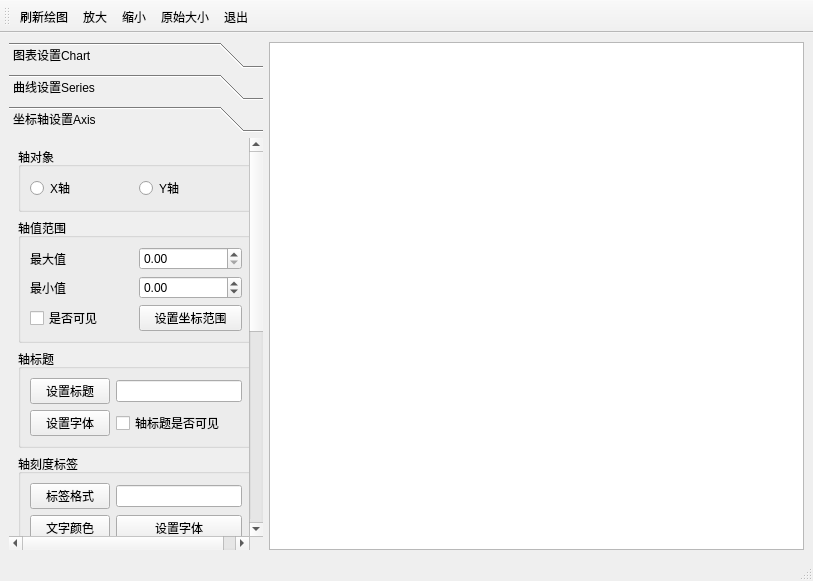
<?xml version="1.0" encoding="UTF-8"?>
<ui version="4.0">
 <class>MainWindow</class>
 <widget class="QMainWindow" name="MainWindow">
  <property name="geometry">
   <rect>
    <x>0</x>
    <y>0</y>
    <width>813</width>
    <height>581</height>
   </rect>
  </property>
  <property name="windowTitle">
   <string>MainWindow</string>
  </property>
  <widget class="QWidget" name="centralwidget">
   <layout class="QGridLayout" name="gridLayout" columnstretch="0,1">
    <item row="0" column="0">
     <widget class="QToolBox" name="toolBox">
      <property name="whatsThis">
       <string>&lt;html&gt;&lt;head/&gt;&lt;body&gt;&lt;p&gt;&lt;br/&gt;&lt;/p&gt;&lt;/body&gt;&lt;/html&gt;</string>
      </property>
      <property name="currentIndex">
       <number>2</number>
      </property>
      <widget class="QWidget" name="page_1">
       <property name="geometry">
        <rect>
         <x>0</x>
         <y>-21</y>
         <width>214</width>
         <height>444</height>
        </rect>
       </property>
       <attribute name="icon">
        <iconset resource="res.qrc">
         <normaloff>:/images/chart.png</normaloff>:/images/chart.png</iconset>
       </attribute>
       <attribute name="label">
        <string>图表设置Chart</string>
       </attribute>
       <layout class="QGridLayout" name="gridLayout_2" rowstretch="1,2,2,1" rowminimumheight="0,0,0,0">
        <item row="0" column="0">
         <widget class="QGroupBox" name="groupBox_legend">
          <property name="title">
           <string>标题</string>
          </property>
          <layout class="QGridLayout" name="gridLayout_3">
           <item row="0" column="0">
            <widget class="QLineEdit" name="lineEdit_title">
             <property name="minimumSize">
              <size>
               <width>110</width>
               <height>20</height>
              </size>
             </property>
            </widget>
           </item>
           <item row="0" column="1">
            <widget class="QPushButton" name="btn_set">
             <property name="minimumSize">
              <size>
               <width>51</width>
               <height>21</height>
              </size>
             </property>
             <property name="text">
              <string>设置</string>
             </property>
            </widget>
           </item>
           <item row="1" column="0" colspan="2">
            <widget class="QPushButton" name="btn_titleFont">
             <property name="text">
              <string>设置标题字体</string>
             </property>
            </widget>
           </item>
          </layout>
         </widget>
        </item>
        <item row="1" column="0">
         <widget class="QGroupBox" name="groupBox_legend_2">
          <property name="title">
           <string>图例</string>
          </property>
          <layout class="QGridLayout" name="gridLayout_5">
           <item row="0" column="0">
            <widget class="QRadioButton" name="rBtn_Up">
             <property name="text">
              <string>上方</string>
             </property>
            </widget>
           </item>
           <item row="0" column="1">
            <widget class="QRadioButton" name="rBtn_Down">
             <property name="text">
              <string>下方</string>
             </property>
            </widget>
           </item>
           <item row="1" column="0">
            <widget class="QRadioButton" name="rBtn_Left">
             <property name="text">
              <string>左侧</string>
             </property>
            </widget>
           </item>
           <item row="1" column="1">
            <widget class="QRadioButton" name="rBtn_Right">
             <property name="text">
              <string>右侧</string>
             </property>
            </widget>
           </item>
           <item row="2" column="0">
            <widget class="QCheckBox" name="checkBox_legend">
             <property name="text">
              <string>图例可见</string>
             </property>
            </widget>
           </item>
           <item row="2" column="1">
            <widget class="QCheckBox" name="checkBox_legendBG">
             <property name="text">
              <string>图例背景可见</string>
             </property>
            </widget>
           </item>
           <item row="3" column="0">
            <widget class="QPushButton" name="pBtn_Font">
             <property name="minimumSize">
              <size>
               <width>80</width>
               <height>21</height>
              </size>
             </property>
             <property name="text">
              <string>字体</string>
             </property>
            </widget>
           </item>
           <item row="3" column="1">
            <widget class="QPushButton" name="pBtn_legendcolor">
             <property name="minimumSize">
              <size>
               <width>80</width>
               <height>21</height>
              </size>
             </property>
             <property name="text">
              <string>标签颜色</string>
             </property>
            </widget>
           </item>
          </layout>
         </widget>
        </item>
        <item row="2" column="0">
         <widget class="QGroupBox" name="groupBox_legend_3">
          <property name="title">
           <string>边距</string>
          </property>
          <layout class="QGridLayout" name="gridLayout_19">
           <item row="2" column="1">
            <widget class="QSpinBox" name="spinBox_Left"/>
           </item>
           <item row="3" column="1">
            <widget class="QSpinBox" name="spinBox_Right"/>
           </item>
           <item row="0" column="0">
            <widget class="QLabel" name="label_MarginUp">
             <property name="text">
              <string>上边距</string>
             </property>
            </widget>
           </item>
           <item row="3" column="0">
            <widget class="QLabel" name="label_MarginRight">
             <property name="text">
              <string>右边距</string>
             </property>
            </widget>
           </item>
           <item row="0" column="1">
            <widget class="QSpinBox" name="spinBox_Up"/>
           </item>
           <item row="1" column="0">
            <widget class="QLabel" name="label_MarginDown">
             <property name="text">
              <string>下边距</string>
             </property>
            </widget>
           </item>
           <item row="1" column="1">
            <widget class="QSpinBox" name="spinBox_Down"/>
           </item>
           <item row="2" column="0">
            <widget class="QLabel" name="label_MarginLeft">
             <property name="text">
              <string>左边距</string>
             </property>
            </widget>
           </item>
           <item row="4" column="0" colspan="2">
            <widget class="QPushButton" name="pBtn_setMargin">
             <property name="text">
              <string>设置边距</string>
             </property>
            </widget>
           </item>
          </layout>
         </widget>
        </item>
        <item row="3" column="0">
         <widget class="QGroupBox" name="groupBox_legend_4">
          <property name="title">
           <string>动画效果</string>
          </property>
          <layout class="QGridLayout" name="gridLayout_4" columnstretch="0,0">
           <item row="0" column="1">
            <widget class="QComboBox" name="comboBox_motion">
             <property name="maximumSize">
              <size>
               <width>100</width>
               <height>20</height>
              </size>
             </property>
             <item>
              <property name="text">
               <string>NoAnimation</string>
              </property>
             </item>
             <item>
              <property name="text">
               <string>GridAxisAnimations</string>
              </property>
             </item>
             <item>
              <property name="text">
               <string>SeriesAnimations</string>
              </property>
             </item>
             <item>
              <property name="text">
               <string>AllAnimations</string>
              </property>
             </item>
            </widget>
           </item>
           <item row="1" column="0">
            <widget class="QLabel" name="label_theme">
             <property name="text">
              <string>主题</string>
             </property>
            </widget>
           </item>
           <item row="0" column="0">
            <widget class="QLabel" name="label_motion">
             <property name="text">
              <string>动画效果</string>
             </property>
            </widget>
           </item>
           <item row="1" column="1">
            <widget class="QComboBox" name="comboBox_theme">
             <property name="maximumSize">
              <size>
               <width>100</width>
               <height>20</height>
              </size>
             </property>
             <item>
              <property name="text">
               <string>Light</string>
              </property>
             </item>
             <item>
              <property name="text">
               <string>BlueCerulean</string>
              </property>
             </item>
             <item>
              <property name="text">
               <string>Dark</string>
              </property>
             </item>
             <item>
              <property name="text">
               <string>BrownSand</string>
              </property>
             </item>
             <item>
              <property name="text">
               <string>BlueNcs</string>
              </property>
             </item>
             <item>
              <property name="text">
               <string>新建项目</string>
              </property>
             </item>
             <item>
              <property name="text">
               <string>新建项目</string>
              </property>
             </item>
             <item>
              <property name="text">
               <string>新建项目</string>
              </property>
             </item>
            </widget>
           </item>
          </layout>
         </widget>
        </item>
       </layout>
      </widget>
      <widget class="QWidget" name="page_2">
       <property name="geometry">
        <rect>
         <x>0</x>
         <y>0</y>
         <width>205</width>
         <height>405</height>
        </rect>
       </property>
       <attribute name="icon">
        <iconset resource="res.qrc">
         <normaloff>:/images/curve.png</normaloff>:/images/curve.png</iconset>
       </attribute>
       <attribute name="label">
        <string>曲线设置Series</string>
       </attribute>
       <layout class="QGridLayout" name="gridLayout_6" rowstretch="1,3,2,1">
        <item row="0" column="0">
         <widget class="QGroupBox" name="groupBox">
          <property name="title">
           <string>操作曲线</string>
          </property>
          <layout class="QGridLayout" name="gridLayout_7">
           <item row="0" column="0">
            <widget class="QRadioButton" name="sin_curve">
             <property name="text">
              <string>sin曲线</string>
             </property>
            </widget>
           </item>
           <item row="0" column="1">
            <widget class="QRadioButton" name="cos_curve">
             <property name="text">
              <string>cos曲线</string>
             </property>
            </widget>
           </item>
          </layout>
         </widget>
        </item>
        <item row="1" column="0">
         <widget class="QGroupBox" name="groupBox_2">
          <property name="title">
           <string>曲线外观</string>
          </property>
          <layout class="QGridLayout" name="gridLayout_10">
           <item row="0" column="0" colspan="2">
            <widget class="QPushButton" name="pBtn_name">
             <property name="text">
              <string>曲线名称</string>
             </property>
            </widget>
           </item>
           <item row="0" column="2">
            <widget class="QLineEdit" name="line_name"/>
           </item>
           <item row="1" column="0" colspan="2">
            <widget class="QPushButton" name="pBtn_color">
             <property name="text">
              <string>曲线颜色</string>
             </property>
            </widget>
           </item>
           <item row="1" column="2">
            <widget class="QPushButton" name="pBtn_pen">
             <property name="text">
              <string>曲线笔( 线条类型)</string>
             </property>
            </widget>
           </item>
           <item row="2" column="0" colspan="2">
            <widget class="QCheckBox" name="checkBox_curve">
             <property name="text">
              <string>曲线可见</string>
             </property>
            </widget>
           </item>
           <item row="2" column="2">
            <widget class="QCheckBox" name="checkBox_data">
             <property name="text">
              <string>数据点可见</string>
             </property>
            </widget>
           </item>
           <item row="3" column="0">
            <widget class="QLabel" name="label_transparency">
             <property name="text">
              <string>透明度</string>
             </property>
             <property name="alignment">
              <set>Qt::AlignRight|Qt::AlignTrailing|Qt::AlignVCenter</set>
             </property>
            </widget>
           </item>
           <item row="3" column="1" colspan="2">
            <widget class="QSlider" name="horizontalSlider">
             <property name="orientation">
              <enum>Qt::Horizontal</enum>
             </property>
            </widget>
           </item>
          </layout>
         </widget>
        </item>
        <item row="2" column="0">
         <widget class="QGroupBox" name="groupBox_3">
          <property name="title">
           <string>数据点标签</string>
          </property>
          <layout class="QGridLayout" name="gridLayout_9">
           <item row="0" column="0">
            <widget class="QCheckBox" name="checkBox_pointLableVisible">
             <property name="text">
              <string>数据点标签可见</string>
             </property>
            </widget>
           </item>
           <item row="1" column="0">
            <widget class="QPushButton" name="pBtn_LabelColor">
             <property name="text">
              <string>数据点标签颜色</string>
             </property>
            </widget>
           </item>
           <item row="2" column="0">
            <widget class="QPushButton" name="pBtn_LabelFont">
             <property name="text">
              <string>数据点标签字体</string>
             </property>
            </widget>
           </item>
          </layout>
         </widget>
        </item>
        <item row="3" column="0">
         <widget class="QGroupBox" name="groupBox_4">
          <property name="title">
           <string>标签格式</string>
          </property>
          <layout class="QGridLayout" name="gridLayout_8">
           <item row="0" column="0">
            <widget class="QRadioButton" name="rBtn_Y">
             <property name="text">
              <string>Y点</string>
             </property>
            </widget>
           </item>
           <item row="0" column="1">
            <widget class="QRadioButton" name="rBtn_XY">
             <property name="text">
              <string>( X点，Y点)</string>
             </property>
            </widget>
           </item>
          </layout>
         </widget>
        </item>
       </layout>
      </widget>
      <widget class="QWidget" name="page_3">
       <property name="geometry">
        <rect>
         <x>0</x>
         <y>0</y>
         <width>208</width>
         <height>626</height>
        </rect>
       </property>
       <attribute name="icon">
        <iconset resource="res.qrc">
         <normaloff>:/images/axis.png</normaloff>:/images/axis.png</iconset>
       </attribute>
       <attribute name="label">
        <string>坐标轴设置Axis</string>
       </attribute>
       <layout class="QGridLayout" name="gridLayout_18">
        <item row="0" column="0">
         <widget class="QGroupBox" name="groupBox_5">
          <property name="title">
           <string>轴对象</string>
          </property>
          <layout class="QGridLayout" name="gridLayout_11">
           <item row="0" column="0">
            <widget class="QRadioButton" name="rBtn_XAxies">
             <property name="text">
              <string>X轴</string>
             </property>
            </widget>
           </item>
           <item row="0" column="1">
            <widget class="QRadioButton" name="rBtn_YAxies">
             <property name="text">
              <string>Y轴</string>
             </property>
            </widget>
           </item>
          </layout>
         </widget>
        </item>
        <item row="1" column="0">
         <widget class="QGroupBox" name="groupBox_6">
          <property name="title">
           <string>轴值范围</string>
          </property>
          <layout class="QGridLayout" name="gridLayout_12">
           <item row="0" column="0">
            <widget class="QLabel" name="Axis_maxV">
             <property name="text">
              <string>最大值</string>
             </property>
            </widget>
           </item>
           <item row="0" column="1">
            <widget class="QDoubleSpinBox" name="dSBox_maxV"/>
           </item>
           <item row="1" column="0">
            <widget class="QLabel" name="Axis_minV">
             <property name="text">
              <string>最小值</string>
             </property>
            </widget>
           </item>
           <item row="1" column="1">
            <widget class="QDoubleSpinBox" name="dSBox_minV">
             <property name="minimum">
              <double>-50.000000000000000</double>
             </property>
            </widget>
           </item>
           <item row="2" column="0">
            <widget class="QCheckBox" name="Axis_isVisible">
             <property name="text">
              <string>是否可见</string>
             </property>
            </widget>
           </item>
           <item row="2" column="1">
            <widget class="QPushButton" name="Axis_range">
             <property name="text">
              <string>设置坐标范围</string>
             </property>
            </widget>
           </item>
          </layout>
         </widget>
        </item>
        <item row="2" column="0">
         <widget class="QGroupBox" name="groupBox_7">
          <property name="title">
           <string>轴标题</string>
          </property>
          <layout class="QGridLayout" name="gridLayout_13">
           <item row="1" column="0">
            <widget class="QPushButton" name="Axis_font">
             <property name="text">
              <string>设置字体</string>
             </property>
            </widget>
           </item>
           <item row="1" column="1">
            <widget class="QCheckBox" name="Axis_titlesVisible">
             <property name="text">
              <string>轴标题是否可见</string>
             </property>
            </widget>
           </item>
           <item row="0" column="1">
            <widget class="QLineEdit" name="Axis_title"/>
           </item>
           <item row="0" column="0">
            <widget class="QPushButton" name="Axis_setTitle">
             <property name="text">
              <string>设置标题</string>
             </property>
            </widget>
           </item>
          </layout>
         </widget>
        </item>
        <item row="3" column="0">
         <widget class="QGroupBox" name="groupBox_8">
          <property name="title">
           <string>轴刻度标签</string>
          </property>
          <layout class="QGridLayout" name="gridLayout_14">
           <item row="0" column="0">
            <widget class="QPushButton" name="pBtn_style">
             <property name="text">
              <string>标签格式</string>
             </property>
            </widget>
           </item>
           <item row="0" column="1">
            <widget class="QLineEdit" name="lineEdit_style"/>
           </item>
           <item row="1" column="0">
            <widget class="QPushButton" name="pBtn_Fontcolor">
             <property name="text">
              <string>文字颜色</string>
             </property>
            </widget>
           </item>
           <item row="1" column="1">
            <widget class="QPushButton" name="pBtn_setFont">
             <property name="text">
              <string>设置字体</string>
             </property>
            </widget>
           </item>
           <item row="2" column="0" colspan="2">
            <widget class="QCheckBox" name="chk_scaleisVisible">
             <property name="text">
              <string>刻度标签是否可见</string>
             </property>
            </widget>
           </item>
          </layout>
         </widget>
        </item>
        <item row="4" column="0">
         <widget class="QGroupBox" name="groupBox_9">
          <property name="title">
           <string> 网格线</string>
          </property>
          <layout class="QGridLayout" name="gridLayout_15">
           <item row="0" column="0" colspan="2">
            <widget class="QCheckBox" name="chk_gridLineVisible">
             <property name="text">
              <string>网格线是否可见</string>
             </property>
            </widget>
           </item>
           <item row="1" column="0">
            <widget class="QPushButton" name="pBtn_gridLineColor">
             <property name="text">
              <string>主刻度线网格线颜色</string>
             </property>
            </widget>
           </item>
           <item row="1" column="1">
            <widget class="QPushButton" name="pBtn_gridLinePen">
             <property name="text">
              <string>主刻度线笔</string>
             </property>
            </widget>
           </item>
          </layout>
         </widget>
        </item>
        <item row="5" column="0">
         <widget class="QGroupBox" name="groupBox_10">
          <property name="title">
           <string>坐标轴与Tick</string>
          </property>
          <layout class="QGridLayout" name="gridLayout_16">
           <item row="0" column="0">
            <widget class="QLabel" name="label_tickcout">
             <property name="text">
              <string>Tick个数</string>
             </property>
            </widget>
           </item>
           <item row="0" column="1">
            <widget class="QSpinBox" name="spinBox_Tickcount"/>
           </item>
           <item row="1" column="0" colspan="2">
            <widget class="QCheckBox" name="chk_TickLineIsVisible">
             <property name="text">
              <string>Tick线是否可见</string>
             </property>
            </widget>
           </item>
           <item row="2" column="0">
            <widget class="QPushButton" name="pBtn_lineColor">
             <property name="text">
              <string>坐标轴颜色</string>
             </property>
            </widget>
           </item>
           <item row="2" column="1">
            <widget class="QPushButton" name="pBtn_linePen">
             <property name="text">
              <string>坐标轴线笔</string>
             </property>
            </widget>
           </item>
          </layout>
         </widget>
        </item>
        <item row="6" column="0">
         <widget class="QGroupBox" name="groupBox_11">
          <property name="title">
           <string>MinorTick</string>
          </property>
          <layout class="QGridLayout" name="gridLayout_17">
           <item row="0" column="0">
            <widget class="QLabel" name="label_minorTickcount">
             <property name="text">
              <string>MinorTick个数</string>
             </property>
            </widget>
           </item>
           <item row="0" column="1" colspan="2">
            <widget class="QSpinBox" name="spinBox_minorTickcount"/>
           </item>
           <item row="1" column="0" colspan="3">
            <widget class="QCheckBox" name="chk_MinorTickLineIsVisible">
             <property name="text">
              <string>MinorTick线是否可见</string>
             </property>
            </widget>
           </item>
           <item row="2" column="0" colspan="2">
            <widget class="QPushButton" name="MinorTick_Color">
             <property name="text">
              <string>MinorTick网格线颜色</string>
             </property>
            </widget>
           </item>
           <item row="2" column="2">
            <widget class="QPushButton" name="pBtn_minorLinePen">
             <property name="text">
              <string>Minor网格线笔</string>
             </property>
            </widget>
           </item>
          </layout>
         </widget>
        </item>
       </layout>
      </widget>
     </widget>
    </item>
    <item row="0" column="1">
     <widget class="QChartView" name="cView"/>
    </item>
   </layout>
  </widget>
  <widget class="QMenuBar" name="menubar">
   <property name="geometry">
    <rect>
     <x>0</x>
     <y>0</y>
     <width>813</width>
     <height>17</height>
    </rect>
   </property>
  </widget>
  <widget class="QStatusBar" name="statusbar"/>
  <widget class="QToolBar" name="toolBar">
   <property name="windowTitle">
    <string>toolBar</string>
   </property>
   <property name="toolButtonStyle">
    <enum>Qt::ToolButtonTextUnderIcon</enum>
   </property>
   <attribute name="toolBarArea">
    <enum>TopToolBarArea</enum>
   </attribute>
   <attribute name="toolBarBreak">
    <bool>false</bool>
   </attribute>
   <addaction name="actFlush"/>
   <addaction name="actZoomIn"/>
   <addaction name="actZoomOut"/>
   <addaction name="actReset"/>
   <addaction name="actexit"/>
  </widget>
  <action name="actFlush">
   <property name="icon">
    <iconset resource="res.qrc">
     <normaloff>:/images/flush.png</normaloff>:/images/flush.png</iconset>
   </property>
   <property name="text">
    <string>刷新绘图</string>
   </property>
  </action>
  <action name="actZoomIn">
   <property name="icon">
    <iconset resource="res.qrc">
     <normaloff>:/images/zoomIn.png</normaloff>:/images/zoomIn.png</iconset>
   </property>
   <property name="text">
    <string>放大</string>
   </property>
  </action>
  <action name="actZoomOut">
   <property name="icon">
    <iconset resource="res.qrc">
     <normaloff>:/images/zoomOut.png</normaloff>:/images/zoomOut.png</iconset>
   </property>
   <property name="text">
    <string>缩小</string>
   </property>
  </action>
  <action name="actReset">
   <property name="icon">
    <iconset resource="res.qrc">
     <normaloff>:/images/reset.png</normaloff>:/images/reset.png</iconset>
   </property>
   <property name="text">
    <string>原始大小</string>
   </property>
  </action>
  <action name="actexit">
   <property name="icon">
    <iconset resource="res.qrc">
     <normaloff>:/images/exit.png</normaloff>:/images/exit.png</iconset>
   </property>
   <property name="text">
    <string>退出</string>
   </property>
  </action>
 </widget>
 <customwidgets>
  <customwidget>
   <class>QChartView</class>
   <extends>QGraphicsView</extends>
   <header location="global">qchartview.h</header>
  </customwidget>
 </customwidgets>
 <resources>
  <include location="res.qrc"/>
 </resources>
 <connections>
  <connection>
   <sender>actexit</sender>
   <signal>triggered()</signal>
   <receiver>MainWindow</receiver>
   <slot>close()</slot>
   <hints>
    <hint type="sourcelabel">
     <x>-1</x>
     <y>-1</y>
    </hint>
    <hint type="destinationlabel">
     <x>313</x>
     <y>290</y>
    </hint>
   </hints>
  </connection>
 </connections>
</ui>
